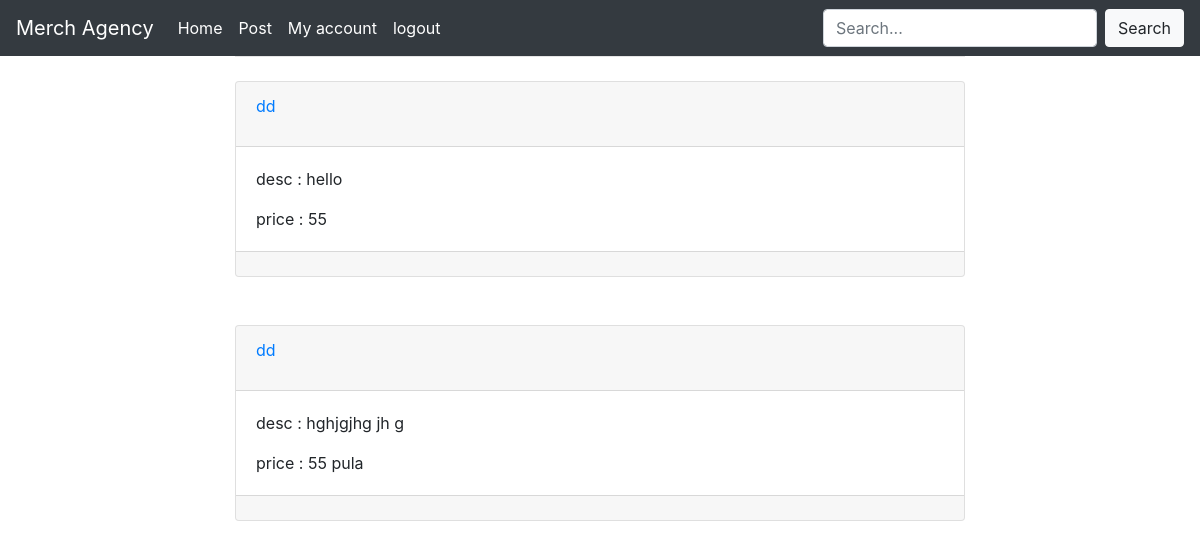
Page /feed/ (signed in) on the earlier database version.
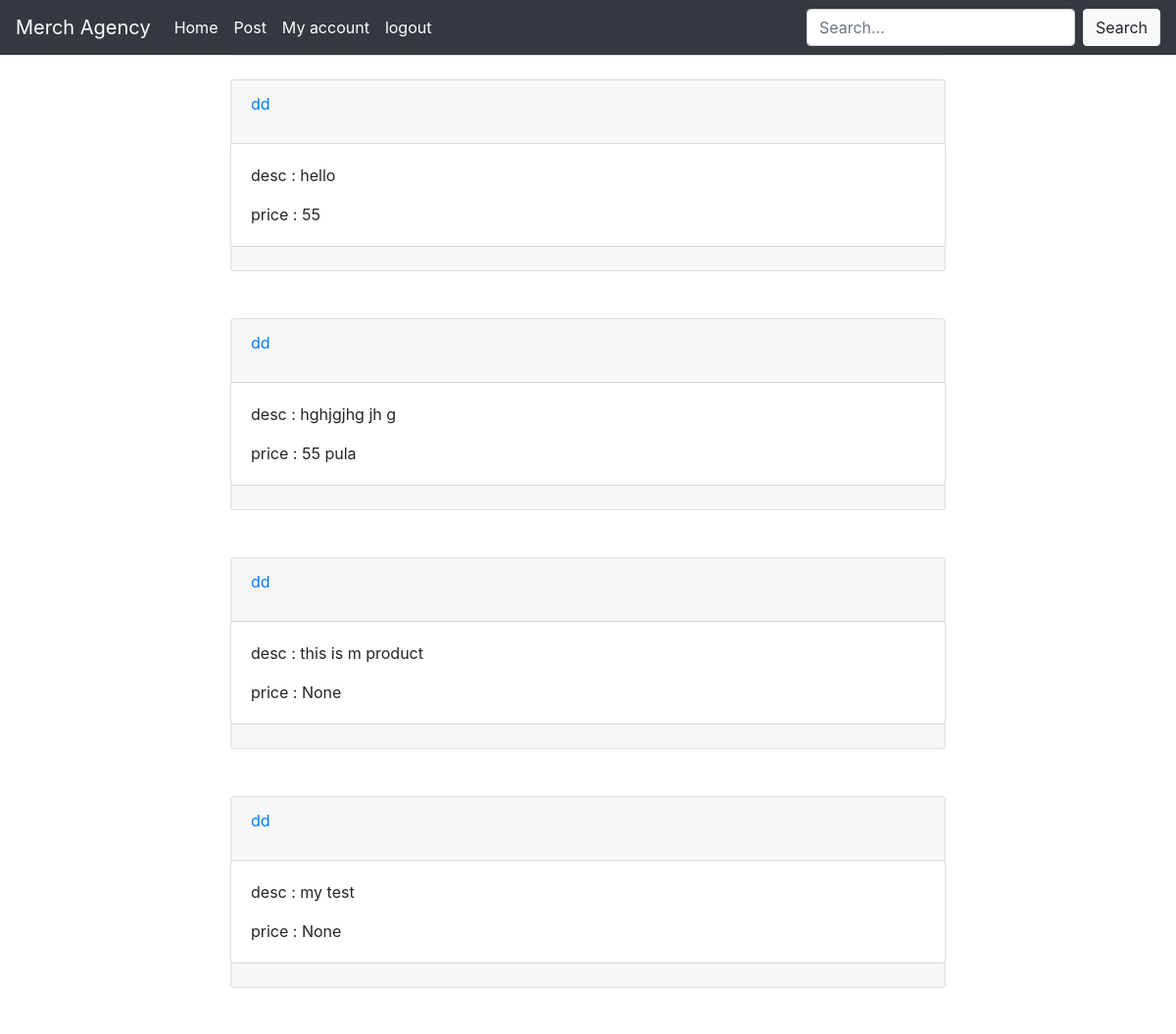
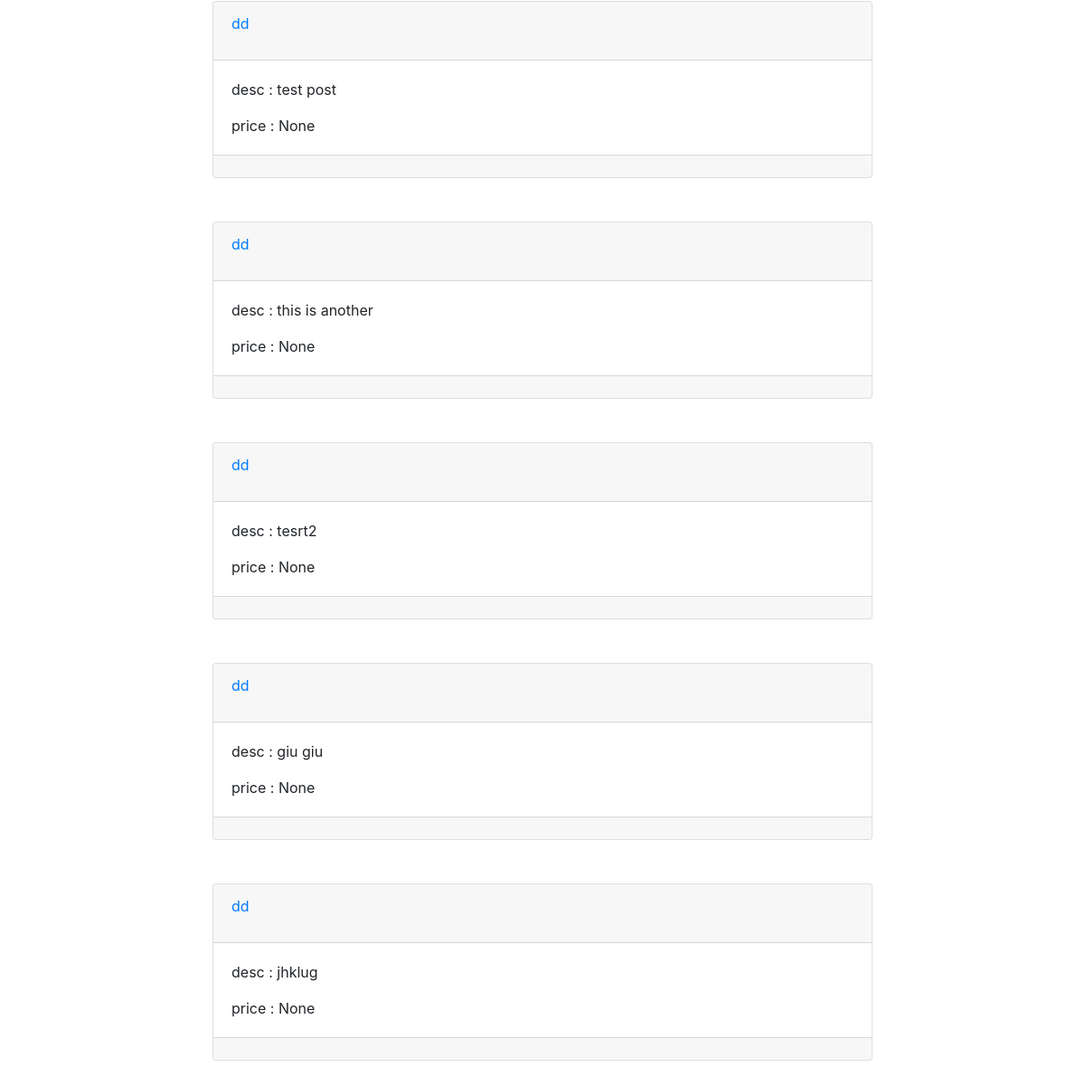
Same page on the later database version (2 pictures, top to bottom).
### core/models.py (models this page shows, shortened)
class Post(models.Model):
    postby = models.ForeignKey(Service,
                               on_delete=models.CASCADE,
                               related_name="servicepost"
                               )
    postText = models.TextField(null=False, blank=False,verbose_name="post text")
    postImage = models.ImageField(upload_to="element/", null=True)
    postCreated = models.DateTimeField(auto_now=True)
    price = models.CharField(max_length=15, null=True, verbose_name="price of item",blank=True)

class Service(models.Model):
    user = models.OneToOneField(User,
                                on_delete=models.CASCADE,
                                related_name="seller")
    Service_name = models.CharField(
        verbose_name="product/service name",
        null=False,
        max_length=50,
    )
    createDate = models.DateTimeField(
        verbose_name="date and time created",
        null=False,
        auto_created=True,
        default=timezone.now
    )
    description = models.TextField(
        verbose_name="service/product description",
        null=True,
        blank=True
    )
    avi = models.ImageField(null=True, blank=True, upload_to='avatar/')
    def __str__(self):
        return self.Service_name

### core/views.py (the view)
# urls.py: path('feed/', views.userfeed, name="list_view"),
@login_required(login_url="/")
def userfeed(request):
    usersIfollow = set()
    for user in request.user.follower.all():
        usersIfollow.add(user.id)
    posts = Post.objects.all().filter(postby__in=usersIfollow)[0:25]
    return render(request, 'homepage.html', {'posts': posts})

### core/templates/homepage.html (shortened to what this page needs)
{% extends 'templates/base.html' %}
{% load ratings %}
{% block body %}
            {% for p in posts %}
                <div class="card">
                    <div class="card-header">
                        <a href="{% url 'accounts:profile' p.postby.id%}">{{ p.postby }}</a></p>
                    </div>
                    <div class="card-body">
                    <p class="card-text">desc : {{ p.postText }}</p>
                    <p class="card-text">price : {{ p.price }}</p>
                    </div>
                    <div class="card-footer">
                    </div>
                </div>
                <br>
                <br>
            {% endfor %}
{% endblock %}

Differences in the rows shown:
added Post: postby "dd", postText "this is m product", price "None"
added Post: postby "dd", postText "my test", price "None"
added Post: postby "dd", postText "test post", price "None"
added Post: postby "dd", postText "this is another", price "None"
added Post: postby "dd", postText "tesrt2", price "None"
added Post: postby "dd", postText "giu giu", price "None"
added Post: postby "dd", postText "jhklug", price "None"
